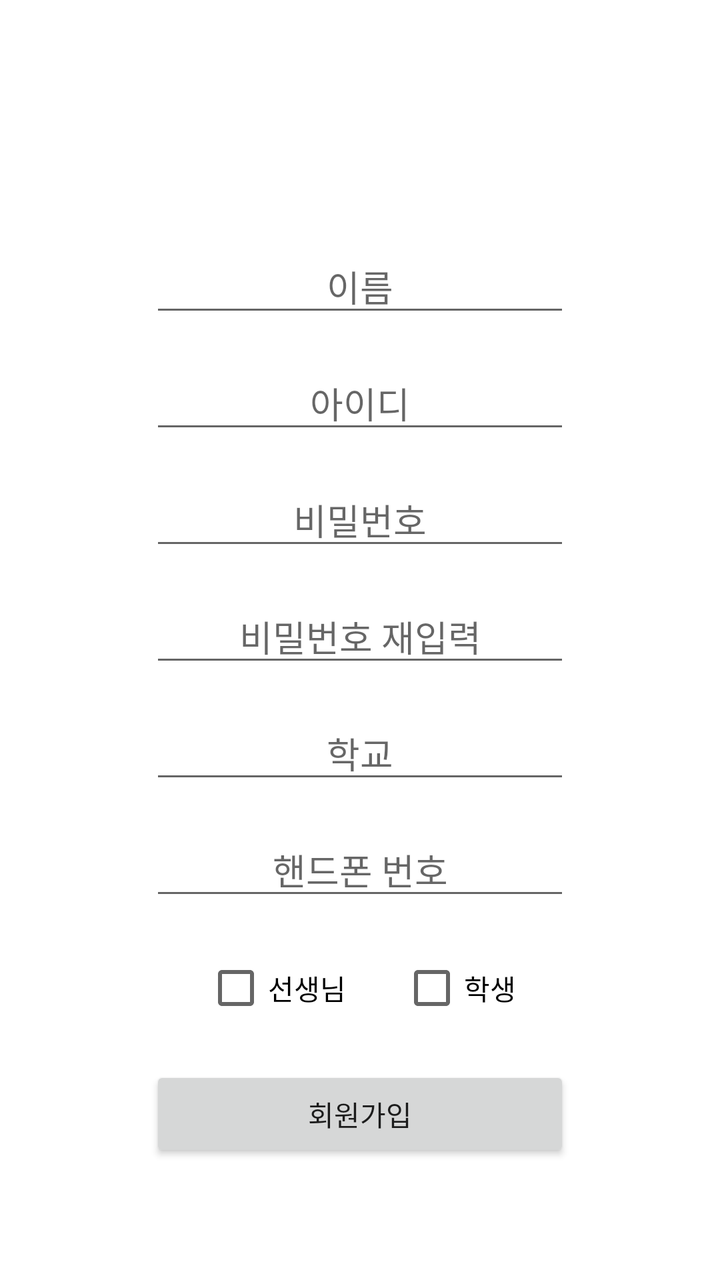
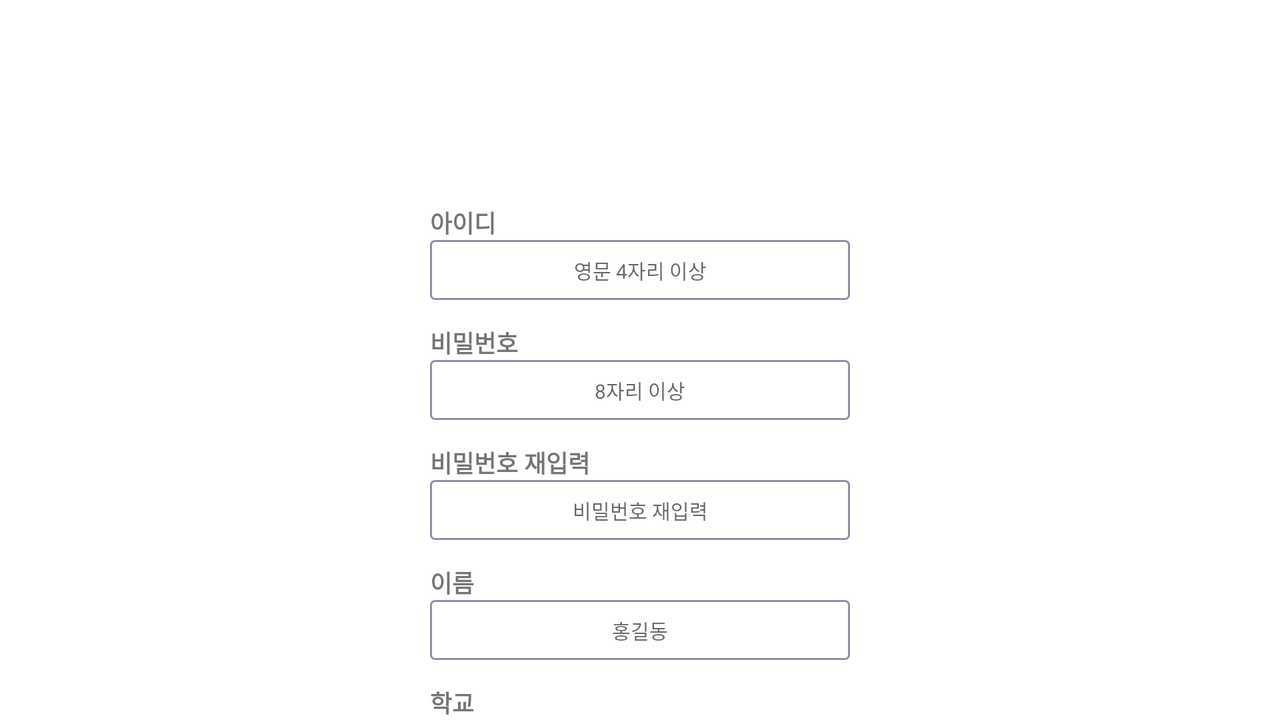

First picture: res/layout/ on a phone held upright. Second picture: the repository's own variant of that layout, on a device whose configuration matches the variant's folder. Source for both follows.
<!-- AndroidManifest.xml: application theme Theme.Pocket -->
<!-- res/layout/activity_sign_in.xml -->
<?xml version="1.0" encoding="utf-8"?>
<androidx.constraintlayout.widget.ConstraintLayout xmlns:android="http://schemas.android.com/apk/res/android"
    xmlns:app="http://schemas.android.com/apk/res-auto"
    xmlns:tools="http://schemas.android.com/tools"
    android:layout_width="match_parent"
    android:layout_height="match_parent"
    tools:context=".activity.SignInActivity">

    <EditText
        android:id="@+id/editTextTextPersonName"
        android:layout_width="wrap_content"
        android:layout_height="wrap_content"
        android:layout_marginTop="120dp"
        android:ems="10"
        android:hint="이름"
        android:inputType="textPersonName"
        android:textAlignment="center"
        app:layout_constraintEnd_toEndOf="parent"
        app:layout_constraintStart_toStartOf="parent"
        app:layout_constraintTop_toTopOf="parent" />

    <EditText
        android:id="@+id/editTextTextPersonName2"
        android:layout_width="wrap_content"
        android:layout_height="wrap_content"
        android:layout_marginTop="15dp"
        android:ems="10"
        android:hint="아이디"
        android:inputType="textPersonName"
        android:textAlignment="center"
        app:layout_constraintEnd_toEndOf="@+id/editTextTextPersonName"
        app:layout_constraintStart_toStartOf="@+id/editTextTextPersonName"
        app:layout_constraintTop_toBottomOf="@+id/editTextTextPersonName" />

    <EditText
        android:id="@+id/editTextTextPersonName3"
        android:layout_width="wrap_content"
        android:layout_height="wrap_content"
        android:layout_marginTop="15dp"
        android:ems="10"
        android:hint="비밀번호"
        android:inputType="textPersonName"
        android:textAlignment="center"
        app:layout_constraintEnd_toEndOf="@+id/editTextTextPersonName2"
        app:layout_constraintStart_toStartOf="@+id/editTextTextPersonName2"
        app:layout_constraintTop_toBottomOf="@+id/editTextTextPersonName2" />

    <EditText
        android:id="@+id/editTextTextPersonName4"
        android:layout_width="wrap_content"
        android:layout_height="wrap_content"
        android:layout_marginTop="15dp"
        android:ems="10"
        android:hint="비밀번호 재입력"
        android:inputType="textPersonName"
        android:textAlignment="center"
        app:layout_constraintEnd_toEndOf="@+id/editTextTextPersonName3"
        app:layout_constraintStart_toStartOf="@+id/editTextTextPersonName3"
        app:layout_constraintTop_toBottomOf="@+id/editTextTextPersonName3" />

    <EditText
        android:id="@+id/editTextTextPersonName5"
        android:layout_width="wrap_content"
        android:layout_height="wrap_content"
        android:layout_marginTop="15dp"
        android:ems="10"
        android:hint="학교"
        android:inputType="textPersonName"
        android:textAlignment="center"
        app:layout_constraintEnd_toEndOf="@+id/editTextTextPersonName4"
        app:layout_constraintStart_toStartOf="@+id/editTextTextPersonName4"
        app:layout_constraintTop_toBottomOf="@+id/editTextTextPersonName4" />

    <EditText
        android:id="@+id/editTextTextPersonName6"
        android:layout_width="wrap_content"
        android:layout_height="wrap_content"
        android:layout_marginTop="15dp"
        android:ems="10"
        android:hint="핸드폰 번호"
        android:inputType="textPersonName"
        android:textAlignment="center"
        app:layout_constraintEnd_toEndOf="@+id/editTextTextPersonName5"
        app:layout_constraintStart_toStartOf="@+id/editTextTextPersonName5"
        app:layout_constraintTop_toBottomOf="@+id/editTextTextPersonName5" />

    <CheckBox
        android:id="@+id/checkBox"
        android:layout_width="wrap_content"
        android:layout_height="wrap_content"
        android:layout_marginTop="15dp"
        android:text="선생님"
        app:layout_constraintEnd_toStartOf="@+id/checkBox2"
        app:layout_constraintHorizontal_bias="0.5"
        app:layout_constraintHorizontal_chainStyle="spread"
        app:layout_constraintStart_toStartOf="@+id/editTextTextPersonName6"
        app:layout_constraintTop_toBottomOf="@+id/editTextTextPersonName6" />

    <CheckBox
        android:id="@+id/checkBox2"
        android:layout_width="wrap_content"
        android:layout_height="wrap_content"
        android:text="학생"
        app:layout_constraintBottom_toBottomOf="@+id/checkBox"
        app:layout_constraintEnd_toEndOf="@+id/editTextTextPersonName6"
        app:layout_constraintHorizontal_bias="0.5"
        app:layout_constraintStart_toEndOf="@+id/checkBox"
        app:layout_constraintTop_toTopOf="@+id/checkBox" />

    <Button
        android:id="@+id/button"
        android:layout_width="0dp"
        android:layout_height="wrap_content"
        android:layout_marginTop="15dp"
        android:text="회원가입"
        app:layout_constraintEnd_toEndOf="@+id/editTextTextPersonName6"
        app:layout_constraintStart_toStartOf="@+id/editTextTextPersonName6"
        app:layout_constraintTop_toBottomOf="@+id/checkBox2" />

</androidx.constraintlayout.widget.ConstraintLayout>
<!-- resources referenced by this layout -->
<resources>
  <style name="Theme.Pocket" parent="Theme.MaterialComponents.Light.NoActionBar">
          
          <item name="colorPrimary">@color/purple_500</item>
          <item name="colorPrimaryVariant">@color/purple_700</item>
          <item name="colorOnPrimary">@color/white</item>
          
          <item name="colorSecondary">@color/teal_200</item>
          <item name="colorSecondaryVariant">@color/teal_700</item>
          <item name="colorOnSecondary">@color/black</item>
          
          <item name="android:statusBarColor" tools:targetApi="l">?attr/colorPrimaryVariant</item>
          
      </style>
  <color name="purple_500">#6FA1DD</color>
  <color name="purple_700">#7C7C7C</color>
  <color name="white">#FFFFFF</color>
  <color name="teal_200">#FF03DAC5</color>
  <color name="teal_700">#FF018786</color>
  <color name="black">#FF000000</color>
</resources>
<!-- res/layout-land/activity_sign_in.xml (the author's variant of the layout above) -->
<!-- drawn on the phone turned sideways -->
<?xml version="1.0" encoding="utf-8"?>
<androidx.constraintlayout.widget.ConstraintLayout xmlns:android="http://schemas.android.com/apk/res/android"
    xmlns:app="http://schemas.android.com/apk/res-auto"
    xmlns:tools="http://schemas.android.com/tools"
    android:layout_width="match_parent"
    android:layout_height="match_parent"
    tools:context=".activity.SignInActivity">

    <EditText
        android:id="@+id/etId"
        android:layout_width="210dp"
        android:layout_height="30dp"
        android:layout_marginTop="120dp"
        android:background="@drawable/signin"
        android:ems="10"
        android:hint="영문 4자리 이상"
        android:inputType="textPersonName"
        android:textAlignment="center"
        android:textSize="10sp"
        app:layout_constraintEnd_toEndOf="parent"
        app:layout_constraintStart_toStartOf="parent"
        app:layout_constraintTop_toTopOf="parent" />

    <EditText
        android:id="@+id/etPw1"
        android:layout_width="210dp"
        android:layout_height="30dp"
        android:layout_marginTop="30dp"
        android:background="@drawable/signin"
        android:ems="10"
        android:hint="8자리 이상"
        android:inputType="textPersonName"
        android:textAlignment="center"
        android:textSize="10sp"
        app:layout_constraintEnd_toEndOf="@+id/etId"
        app:layout_constraintStart_toStartOf="@+id/etId"
        app:layout_constraintTop_toBottomOf="@+id/etId" />

    <EditText
        android:id="@+id/etPw2"
        android:layout_width="210dp"
        android:layout_height="30dp"
        android:layout_marginTop="30dp"
        android:background="@drawable/signin"
        android:ems="10"
        android:hint="비밀번호 재입력"
        android:inputType="textPersonName"
        android:textAlignment="center"
        android:textSize="10sp"
        app:layout_constraintEnd_toEndOf="@+id/etPw1"
        app:layout_constraintStart_toStartOf="@+id/etPw1"
        app:layout_constraintTop_toBottomOf="@+id/etPw1" />

    <EditText
        android:id="@+id/etName"
        android:layout_width="210dp"
        android:layout_height="30dp"
        android:layout_marginTop="30dp"
        android:background="@drawable/signin"
        android:ems="10"
        android:hint="홍길동"
        android:inputType="textPersonName"
        android:textAlignment="center"
        android:textSize="10sp"
        app:layout_constraintEnd_toEndOf="@+id/etPw2"
        app:layout_constraintStart_toStartOf="@+id/etPw2"
        app:layout_constraintTop_toBottomOf="@+id/etPw2" />

    <EditText
        android:id="@+id/etSchool"
        android:layout_width="210dp"
        android:layout_height="30dp"
        android:layout_marginTop="30dp"
        android:background="@drawable/signin"
        android:ems="10"
        android:hint="학교찾기"
        android:inputType="textPersonName"
        android:textAlignment="center"
        android:textSize="10sp"
        app:layout_constraintEnd_toEndOf="@+id/etName"
        app:layout_constraintStart_toStartOf="@+id/etName"
        app:layout_constraintTop_toBottomOf="@+id/etName" />

    <EditText
        android:id="@+id/etTel"
        android:layout_width="210dp"
        android:layout_height="30dp"
        android:layout_marginTop="30dp"
        android:background="@drawable/signin"
        android:ems="10"
        android:hint="'-' 생략 후 입력"
        android:inputType="textPersonName"
        android:textAlignment="center"
        android:textSize="10sp"
        app:layout_constraintEnd_toEndOf="@+id/etSchool"
        app:layout_constraintStart_toStartOf="@+id/etSchool"
        app:layout_constraintTop_toBottomOf="@+id/etSchool" />


    <Button
        android:id="@+id/btnSign"
        android:layout_width="210dp"
        android:layout_height="30dp"
        android:layout_marginTop="20dp"
        android:backgroundTint="#8A8FA8"
        android:insetTop="0dp"
        android:insetBottom="0dp"
        android:text="회원가입"
        app:layout_constraintEnd_toEndOf="@+id/etTel"
        app:layout_constraintHorizontal_bias="0.0"
        app:layout_constraintStart_toStartOf="@+id/etTel"
        app:layout_constraintTop_toBottomOf="@+id/radio_group" />

    <RadioGroup
        android:id="@+id/radio_group"
        android:layout_width="0dp"
        android:layout_height="50dp"
        android:layout_marginTop="20dp"
        android:orientation="horizontal"
        app:layout_constraintEnd_toEndOf="@+id/etTel"
        app:layout_constraintHorizontal_bias="0.0"
        app:layout_constraintStart_toStartOf="@+id/etTel"
        app:layout_constraintTop_toBottomOf="@+id/etTel"
        tools:ignore="MissingConstraints">

        <RadioButton
            android:id="@+id/rbTeacher"
            android:layout_width="114dp"
            android:layout_height="match_parent"
            android:text="교직원"
            android:textSize="12sp" />

        <RadioButton
            android:id="@+id/rbStudent"
            android:layout_width="105dp"
            android:layout_height="match_parent"
            android:layout_marginEnd="8dp"
            android:text="학생"
            android:textSize="12sp" />

    </RadioGroup>

    <androidx.constraintlayout.widget.Guideline
        android:id="@+id/guideline2"
        android:layout_width="wrap_content"
        android:layout_height="wrap_content"
        android:orientation="vertical"
        app:layout_constraintGuide_percent="0.5" />

    <TextView
        android:id="@+id/textView4"
        android:layout_width="wrap_content"
        android:layout_height="wrap_content"
        android:text="아이디"
        android:textSize="12sp"
        android:textStyle="bold"
        app:layout_constraintBottom_toTopOf="@+id/etId"
        app:layout_constraintStart_toStartOf="@+id/etId" />

    <TextView
        android:id="@+id/textView5"
        android:layout_width="wrap_content"
        android:layout_height="wrap_content"
        android:text="비밀번호"
        android:textSize="12sp"
        android:textStyle="bold"
        app:layout_constraintBottom_toTopOf="@+id/etPw1"
        app:layout_constraintStart_toStartOf="@+id/etPw1" />

    <TextView
        android:id="@+id/textView6"
        android:layout_width="wrap_content"
        android:layout_height="wrap_content"
        android:text="비밀번호 재입력"
        android:textSize="12sp"
        android:textStyle="bold"
        app:layout_constraintBottom_toTopOf="@+id/etPw2"
        app:layout_constraintStart_toStartOf="@+id/etPw2" />

    <TextView
        android:id="@+id/textView7"
        android:layout_width="wrap_content"
        android:layout_height="wrap_content"
        android:text="이름"
        android:textSize="12sp"
        android:textStyle="bold"
        app:layout_constraintBottom_toTopOf="@+id/etName"
        app:layout_constraintStart_toStartOf="@+id/etName" />

    <TextView
        android:id="@+id/textView8"
        android:layout_width="wrap_content"
        android:layout_height="wrap_content"
        android:text="학교"
        android:textSize="12sp"
        android:textStyle="bold"
        app:layout_constraintBottom_toTopOf="@+id/etSchool"
        app:layout_constraintStart_toStartOf="@+id/etSchool" />

    <TextView
        android:id="@+id/textView9"
        android:layout_width="wrap_content"
        android:layout_height="wrap_content"
        android:text="핸드폰번호"
        android:textSize="12sp"
        android:textStyle="bold"
        app:layout_constraintBottom_toTopOf="@+id/etTel"
        app:layout_constraintStart_toStartOf="@+id/etTel" />


</androidx.constraintlayout.widget.ConstraintLayout>
<!-- resources referenced by the variant -->
<!-- as the phone turned sideways resolves them -->
<resources>
  <!-- drawable signin (drawable) -->
  <?xml version="1.0" encoding="utf-8"?>
  <selector xmlns:android="http://schemas.android.com/apk/res/android">
  
      <item>
          <shape android:shape="rectangle">
              <stroke android:width = "1dp" android:color = "#8A8FA8"/>
              <corners
                  android:bottomRightRadius="2dp"
                  android:bottomLeftRadius="2dp"
                  android:topLeftRadius="2dp"
                  android:topRightRadius="2dp"/>
          </shape>
      </item>
  
      <item
          android:bottom="1dp"
          android:left="1dp"
          android:right="1dp"
          android:top="1dp">
          <shape android:shape="rectangle">
              <solid android:color="#FFFFFF"/>
              <corners
                  android:bottomRightRadius="2dp"
                  android:bottomLeftRadius="2dp"
                  android:topLeftRadius="2dp"
                  android:topRightRadius="2dp"/>
          </shape>
      </item>
  
  </selector>
  <style name="Theme.Pocket" parent="Theme.MaterialComponents.Light.NoActionBar">
          
          <item name="colorPrimary">@color/purple_500</item>
          <item name="colorPrimaryVariant">@color/purple_700</item>
          <item name="colorOnPrimary">@color/white</item>
          
          <item name="colorSecondary">@color/teal_200</item>
          <item name="colorSecondaryVariant">@color/teal_700</item>
          <item name="colorOnSecondary">@color/black</item>
          
          <item name="android:statusBarColor" tools:targetApi="l">?attr/colorPrimaryVariant</item>
          
      </style>
  <color name="purple_500">#6FA1DD</color>
  <color name="purple_700">#7C7C7C</color>
  <color name="white">#FFFFFF</color>
  <color name="teal_200">#FF03DAC5</color>
  <color name="teal_700">#FF018786</color>
  <color name="black">#FF000000</color>
</resources>
